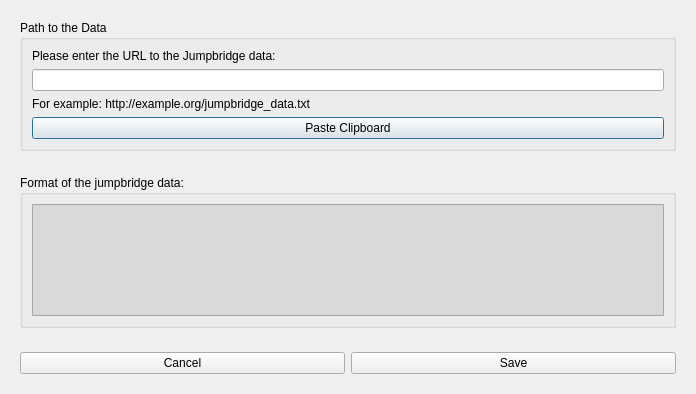
<?xml version="1.0" encoding="UTF-8"?>
<ui version="4.0">
 <class>Dialog</class>
 <widget class="QDialog" name="Dialog">
  <property name="geometry">
   <rect>
    <x>0</x>
    <y>0</y>
    <width>696</width>
    <height>394</height>
   </rect>
  </property>
  <property name="windowTitle">
   <string>Jumpbridge Data</string>
  </property>
  <layout class="QVBoxLayout" name="verticalLayout_3">
   <item>
    <widget class="QWidget" name="widget" native="true">
     <layout class="QGridLayout" name="gridLayout_2">
      <item row="0" column="0">
       <widget class="QGroupBox" name="groupBox">
        <property name="enabled">
         <bool>true</bool>
        </property>
        <property name="title">
         <string>Path to the Data</string>
        </property>
        <layout class="QVBoxLayout" name="verticalLayout">
         <item>
          <layout class="QVBoxLayout" name="verticalLayout_2">
           <item>
            <widget class="QLabel" name="label">
             <property name="text">
              <string>Please enter the URL to the Jumpbridge data:</string>
             </property>
            </widget>
           </item>
           <item>
            <widget class="QLineEdit" name="urlField"/>
           </item>
          </layout>
         </item>
         <item>
          <widget class="QLabel" name="label2">
           <property name="text">
            <string>For example: http://example.org/jumpbridge_data.txt</string>
           </property>
          </widget>
         </item>
         <item>
          <widget class="QPushButton" name="clipboardButton">
           <property name="enabled">
            <bool>true</bool>
           </property>
           <property name="text">
            <string>Paste Clipboard</string>
           </property>
          </widget>
         </item>
        </layout>
       </widget>
      </item>
     </layout>
    </widget>
   </item>
   <item>
    <widget class="QWidget" name="widget2" native="true">
     <layout class="QGridLayout" name="gridLayout_4">
      <item row="0" column="0">
       <widget class="QGroupBox" name="groupBox2">
        <property name="title">
         <string>Format of the jumpbridge data:</string>
        </property>
        <layout class="QGridLayout" name="gridLayout_5">
         <item row="0" column="0">
          <widget class="QTextEdit" name="formatInfoField">
           <property name="styleSheet">
            <string notr="true">background-color: rgb(217, 217, 217);</string>
           </property>
           <property name="readOnly">
            <bool>true</bool>
           </property>
          </widget>
         </item>
        </layout>
       </widget>
      </item>
     </layout>
    </widget>
   </item>
   <item>
    <widget class="QWidget" name="widget3" native="true">
     <layout class="QHBoxLayout" name="horizontalLayout_4">
      <item>
       <widget class="QPushButton" name="cancelButton">
        <property name="text">
         <string>Cancel</string>
        </property>
        <property name="autoDefault">
         <bool>false</bool>
        </property>
       </widget>
      </item>
      <item>
       <widget class="QPushButton" name="saveButton">
        <property name="text">
         <string>Save</string>
        </property>
       </widget>
      </item>
     </layout>
    </widget>
   </item>
  </layout>
 </widget>
 <resources/>
 <connections/>
</ui>
